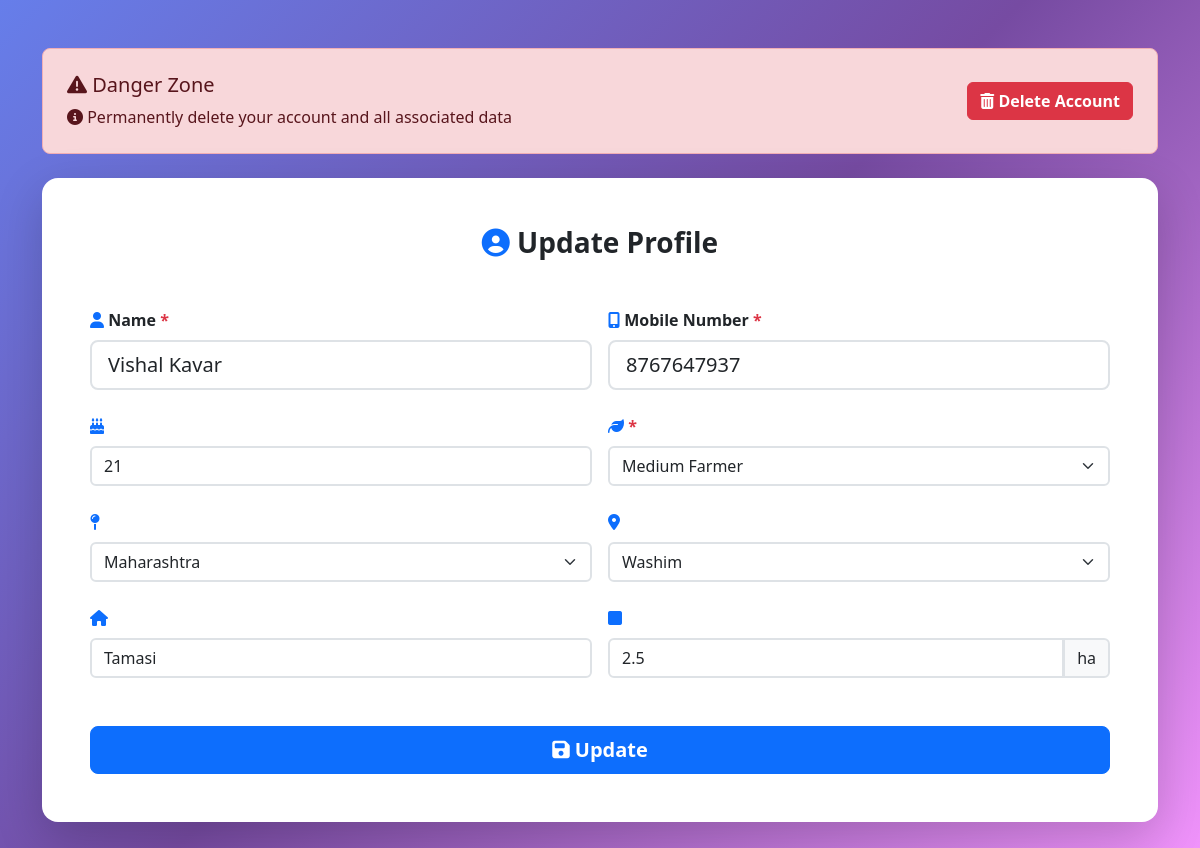
Screenshot of /profile (signed in) with the database file from the repository.
### tables this page shows
CREATE TABLE users (
            id INTEGER PRIMARY KEY AUTOINCREMENT,
            name TEXT NOT NULL,
            mobile TEXT NOT NULL UNIQUE,
            password TEXT NOT NULL,
            age INTEGER,
            farmer_type TEXT,
            state TEXT,
            district TEXT,
            village TEXT,
            land_hectares REAL,
            experience_years INTEGER,
            primary_crop TEXT,
            irrigation_type TEXT,
            soil_type TEXT,
            farming_method TEXT
        );

### app.py (the view, shortened to what this page needs)
@app.route("/profile", methods=["GET", "POST"])
@login_required
def profile():
    try:
        user = get_user_by_id(session["user_id"])
        text = get_text(get_lang())
        if user:
            user = dict(user)
        else:
            session.clear()
            flash(text.get("login_required"), "error")
            return redirect("/login")
        conn = get_db_connection()
        farmer_types = conn.execute(
            "SELECT DISTINCT name FROM farmer_types ORDER BY name"
        ).fetchall()
        farmer_types = [dict(ft) for ft in farmer_types]
        activities = get_user_activities(session["user_id"])
        activities = [dict(a) for a in activities] if activities else []
        nearby_farmers = get_nearby_farmers(session["user_id"])
        nearby_farmers = [dict(f) for f in nearby_farmers] if nearby_farmers else []
        personalized_crops = get_personalized_crop_recommendations(session["user_id"])
        personalized_crops = [dict(c) for c in personalized_crops] if personalized_crops else []
        conn.close()
        return render(
            "profile.html",
            user=user,
            text=text,
            farmer_types=farmer_types,   # 🔥 IMPORTANT
            activities=activities,
            nearby_farmers=nearby_farmers,
            personalized_crops=personalized_crops
        )
    except Exception as e:
        import traceback
        print(traceback.format_exc())
        return render("error.html", error="Unable to render profile."), 500

### app.py (called while the page is built)
@app.after_request
def set_cache_control(response):
    response.headers['Cache-Control'] = 'no-store, no-cache, must-revalidate, max-age=0'
    response.headers['Pragma'] = 'no-cache'
    response.headers['Expires'] = '0'
    return response

@app.teardown_appcontext
def shutdown_db(exception=None):
    close_db()

def login_required(f):
    @wraps(f)
    def wrapper(*args, **kwargs):
        if "user_id" not in session:
            flash(get_text(get_lang()).get("login_required"), "error")
            return redirect("/login")
        return f(*args, **kwargs)
    return wrapper

def get_lang():
    lang = session.get("lang", "en")
    return lang if lang in SUPPORTED_LANGS else "en"

def render(template, **kwargs):
    kwargs.setdefault("text", get_text(get_lang()))
    kwargs.setdefault("user_name", session.get("user_name"))
    return render_template(template, **kwargs)

@app.context_processor
def inject_globals():
    return {
        "text": get_text(get_lang()),
        "user_name": session.get("user_name"),
        "lang": get_lang(),
        "admin_logged_in": session.get("admin_logged_in"),
        "admin_username": session.get("admin_username")
    }

### db.py (called while the page is built)
def get_db_connection():
    global _db_conn
    if _db_conn is None:
        _db_conn = sqlite3.connect(DB_PATH, check_same_thread=False)
        _db_conn.row_factory = sqlite3.Row
        _db_conn.execute("PRAGMA query_only = OFF")
        _db_conn.execute("PRAGMA journal_mode = WAL")
    return _db_conn

@contextmanager
def db_connection():
    conn = get_db_connection()
    try:
        yield conn
        conn.commit()
    except Exception:
        conn.rollback()
        raise

def get_user_by_id(user_id):
    with db_connection() as conn:
        return conn.execute(
            "SELECT id, name, mobile, age, farmer_type, state, district, village, land_hectares, experience_years, primary_crop, irrigation_type, soil_type, farming_method FROM users WHERE id = ?",
            (user_id,)
        ).fetchone()

def get_user_activities(user_id, limit=20):
    with db_connection() as conn:
        return conn.execute(
            "SELECT action, timestamp FROM user_activity WHERE user_id=? ORDER BY timestamp DESC LIMIT ?",
            (user_id, limit)
        ).fetchall()

### templates/profile.html (shortened to what this page needs)
<!DOCTYPE html>
<html lang="{{ session.get('lang','en') }}">
<head>
    <link href="https://cdn.jsdelivr.net/npm/bootstrap@5.3.3/dist/css/bootstrap.min.css" rel="stylesheet">
    <link rel="stylesheet" href="https://cdnjs.cloudflare.com/ajax/libs/font-awesome/6.4.0/css/all.min.css">
</head>
<body style="background: linear-gradient(135deg, #667eea 0%, #764ba2 50%, #f093fb 100%); min-height: 100vh;">
    <div class="container mt-5 mb-5">
        <div class="alert alert-danger d-flex justify-content-between align-items-center flex-wrap gap-3 mb-4 p-4 rounded-3" role="alert">
            <div>
                <h5 class="alert-heading mb-2"><i class="fas fa-exclamation-triangle"></i> {{ text.danger_zone or 'Danger Zone' }}</h5>
                <p class="mb-0"><i class="fas fa-info-circle"></i> {{ text.delete_account_warning or 'Permanently delete your account and all associated data' }}</p>
            </div>
            <button type="button" class="btn btn-danger fw-bold flex-shrink-0" data-bs-toggle="modal" data-bs-target="#deleteAccountModal">
                <i class="fas fa-trash-alt"></i> {{ text.delete_account or 'Delete Account' }}
            </button>
        </div>
        <div class="card rounded-4 border-0 shadow-lg">
            <div class="card-body p-5">
                <h3 class="text-center fw-bold mb-5"><i class="fas fa-user-circle text-primary"></i> {{ text.update_profile }}</h3>
                <form method="POST">
                    <div class="row g-3 mb-4">
                        <div class="col-md-6">
                            <label for="name" class="form-label fw-bold">
                                <i class="fas fa-user text-primary"></i>
                                {{ text.name_label }}
                                <span class="text-danger">*</span>
                            </label>
                            <input type="text" id="name" name="name" class="form-control form-control-lg border-2"
                                placeholder="Enter your full name"
                                value="{{ user.name }}" required>
                        </div>
                        <div class="col-md-6">
                            <label for="mobile" class="form-label fw-bold">
                                <i class="fas fa-mobile-alt text-primary"></i>
                                {{ text.mobile_label }}
                                <span class="text-danger">*</span>
                            </label>
                            <input type="tel" id="mobile" name="mobile" class="form-control form-control-lg border-2"
                                placeholder="Enter your mobile number"
                                value="{{ user.mobile }}" required>
                        </div>
                    </div>
                    <div class="row g-3 mb-4">
                        <div class="col-md-6">
                            <label for="age" class="form-label fw-bold">
                                <i class="fas fa-birthday-cake text-primary"></i>
                            </label>
                            <input type="number" id="age" name="age" class="form-control border-2"
                                placeholder="Enter your age"
                                value="{{ user.age or '' }}" min="18" max="100">
                        </div>
                        <div class="col-md-6">
                            <label for="farmer_type" class="form-label fw-bold">
                                <i class="fas fa-leaf text-primary"></i>
                                <span class="text-danger">*</span>
                            </label>
                            <select id="farmer_type" name="farmer_type" class="form-select border-2" required>
                                {% for ft in farmer_types %}
                                <option value="{{ ft.name }}" {% if user.farmer_type and user.farmer_type == ft.name %}selected{% endif %}>
                                    {{ ft.name }}
                                </option>
                                {% endfor %}
                            </select>
                        </div>
                    </div>
                    <div class="row g-3 mb-4">
                        <div class="col-md-6">
                            <label for="state" class="form-label fw-bold">
                                <i class="fas fa-map-pin text-primary"></i>
                            </label>
                            <select id="state" name="state" class="form-select border-2">
                                <option value="">{{ text.select_state }}</option>
                            </select>
                        </div>
                        <div class="col-md-6">
                            <label for="district" class="form-label fw-bold">
                                <i class="fas fa-location-dot text-primary"></i>
                            </label>
                            <select id="district" name="district" class="form-select border-2">
                                <option value="">{{ text.select_district }}</option>
                            </select>
                        </div>
                    </div>
                    <div class="row g-3 mb-4">
                        <div class="col-md-6">
                            <label for="village" class="form-label fw-bold">
                                <i class="fas fa-home text-primary"></i>
                            </label>
                            <input type="text" id="village" name="village" class="form-control border-2"
                                placeholder="Enter your village name"
                                value="{{ user.village or '' }}">
                        </div>
                        <div class="col-md-6">
                            <label for="land_hectares" class="form-label fw-bold">
                                <i class="fas fa-square text-primary"></i>
                            </label>
                            <div class="input-group">
                                <input type="number" id="land_hectares" name="land_hectares" class="form-control border-2"
                                    placeholder="Enter land area"
                                    value="{{ user.land_hectares or '' }}" step="0.1" min="0.1" max="100">
                                <span class="input-group-text border-2"> ha</span>
                            </div>
                        </div>
                    </div>
                    <div class="d-grid mt-5">
                        <button type="submit" class="btn btn-primary btn-lg fw-bold">
                            <i class="fas fa-save"></i> {{ text.update_button }}
                        </button>
                    </div>
                </form>
            </div>
        </div>
    </div>
</body>
</html>

### rows the page displays
users: name "Vishal Kavar", mobile "8767647937", age "21", farmer_type "Medium Farmer", village "Tamasi", land_hectares "2.5"

### other values shown
{{ text.danger_zone or 'Danger Zone' }} "Danger Zone"
{{ text.delete_account or 'Delete Account' }} "Delete Account"
{{ text.update_profile }} "Update Profile"
{{ text.name_label }} "Name"
{{ text.mobile_label }} "Mobile Number"
{{ text.update_button }} "Update"
